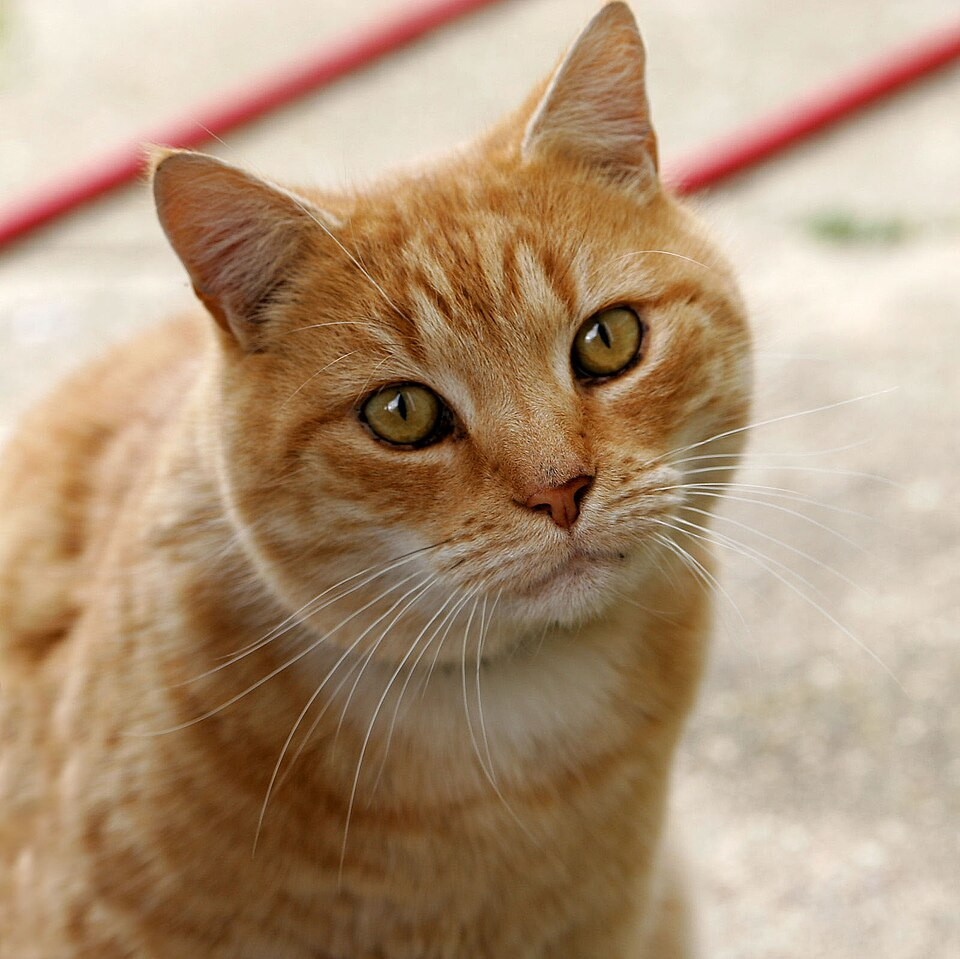
#> input picture ornek.jpg, 960 x 959 px
$ python 08_thresholding.py
#> lines starting #> are read from the running program, lines starting #| are printed output that depends on the picture; after the words box and inside, x2 and y2 are one past the last pixel; in counts of white or black regions, pixels touching at a corner belong together
import cv2  # OpenCV kütüphanesini içe aktar
import matplotlib.pyplot as plt  # Matplotlib kütüphanesini içe aktar

gray = cv2.cvtColor(cv2.imread("ornek.jpg"), cv2.COLOR_BGR2GRAY)  # Görüntüyü oku ve gri tonlamaya çevir
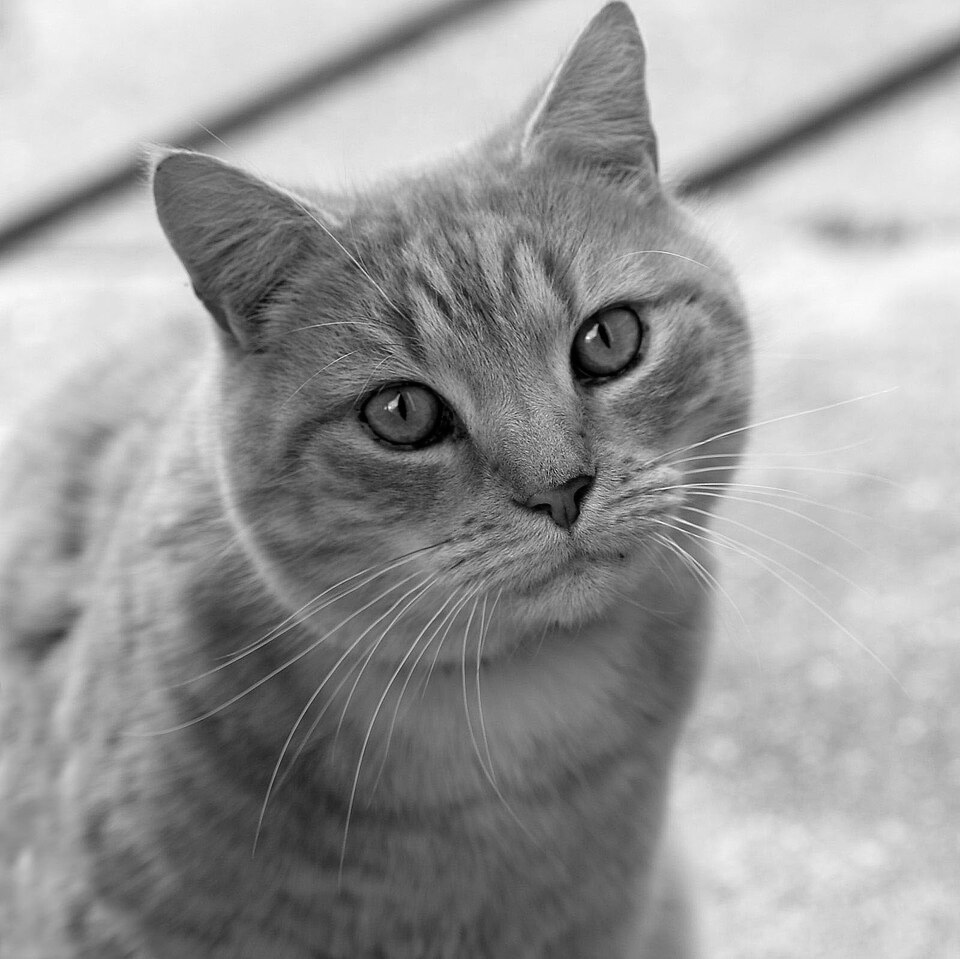
#> gray: shape (959, 960); min 0, max 254, mean 153.7

thresholds = [50, 100, 150, 200]  # Eşik değerleri listesi

plt.figure(figsize=(14, 6))  # 14x6 inç boyutunda figür oluştur

for i, t in enumerate(thresholds):  # Her eşik değeri için döngü
    _, th = cv2.threshold(gray, t, 255, cv2.THRESH_BINARY)  # Global eşikleme uygula
    plt.subplot(2, 5, i+1)  # Alt grafiğe geç
    plt.imshow(th, cmap="gray")  # Eşiklenmiş görüntüyü göster
    plt.title(f"Global\nthresh={t}")  # Başlık ekle
    plt.axis("off")  # Eksenleri gizle
#> this loop made 4 passes
#> pass 1, `_, th = cv2.threshold(gray, t, 255, cv2.THRESH_BINARY)`:
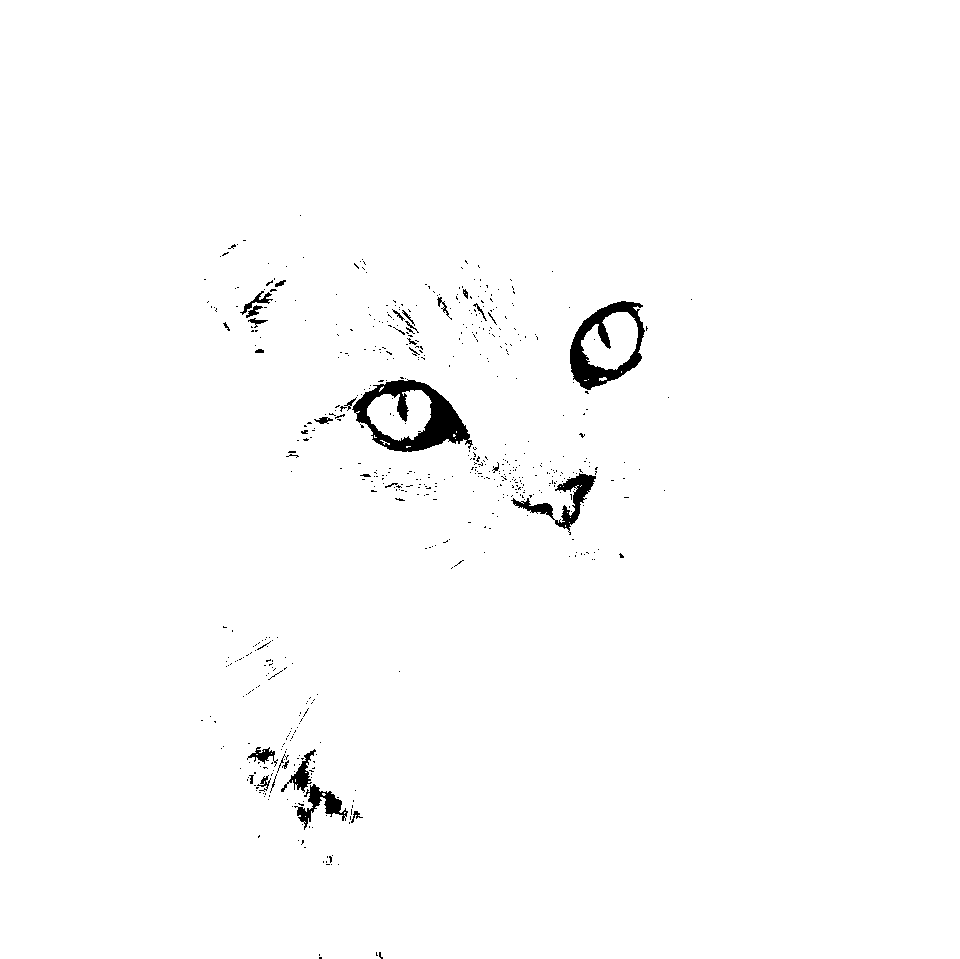
#> th: shape (959, 960); 98.8% white; 582 black regions (549 under 20 px), largest, box (x1, y1, x2, y2) and area: (352, 379, 473, 452) 3524, (570, 301, 645, 390) 2542, (511, 473, 596, 535) 1233

_, otsu = cv2.threshold(gray, 0, 255, cv2.THRESH_BINARY + cv2.THRESH_OTSU)  # Otsu otomatik eşikleme
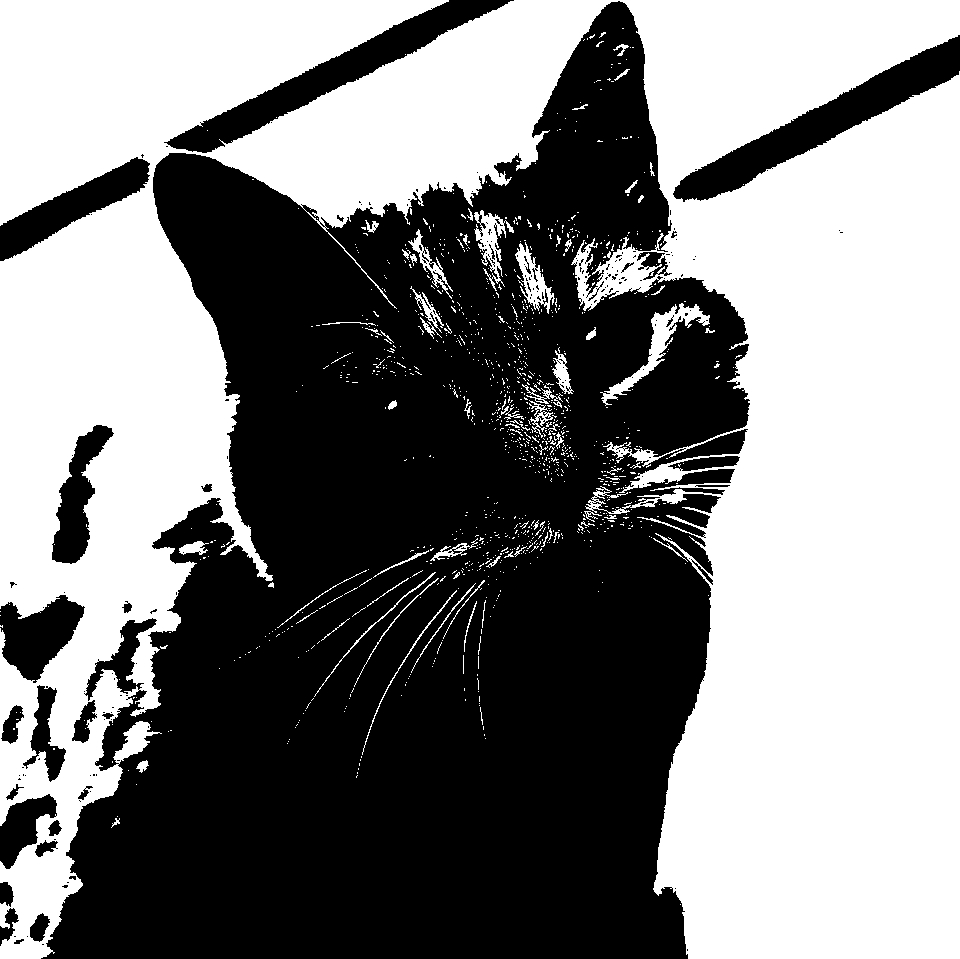
#> otsu: shape (959, 960); 50.4% white; 203 black regions (169 under 20 px), largest, box (x1, y1, x2, y2) and area: (41, 1, 750, 959) 414514, (673, 35, 960, 202) 10612, (164, 0, 514, 153) 9760
plt.subplot(2, 5, 5)  # 5. alt grafik
plt.imshow(otsu, cmap="gray")  # Otsu sonucunu göster
plt.title("Otsu\n(otomatik)")  # Başlık ekle
plt.axis("off")  # Eksenleri gizle

blocks = [5, 11, 21, 51]  # Adaptif eşikleme için blok boyutları
for i, b in enumerate(blocks):  # Her blok boyutu için döngü
    adapt = cv2.adaptiveThreshold(gray, 255, cv2.ADAPTIVE_THRESH_GAUSSIAN_C,  # Adaptif Gaussian eşikleme
                                   cv2.THRESH_BINARY, b, 2)  # Blok boyutu ve sabit değer
    plt.subplot(2, 5, i+6)  # Alt satır alt grafikleri
    plt.imshow(adapt, cmap="gray")  # Adaptif sonucu göster
    plt.title(f"Adaptive\nblock={b}")  # Başlık ekle
    plt.axis("off")  # Eksenleri gizle
#> this loop made 4 passes
#> pass 1, `adapt = cv2.adaptiveThreshold(gray, 255, cv2.ADAPTIVE_THRESH_GAUSSIAN_C,`:
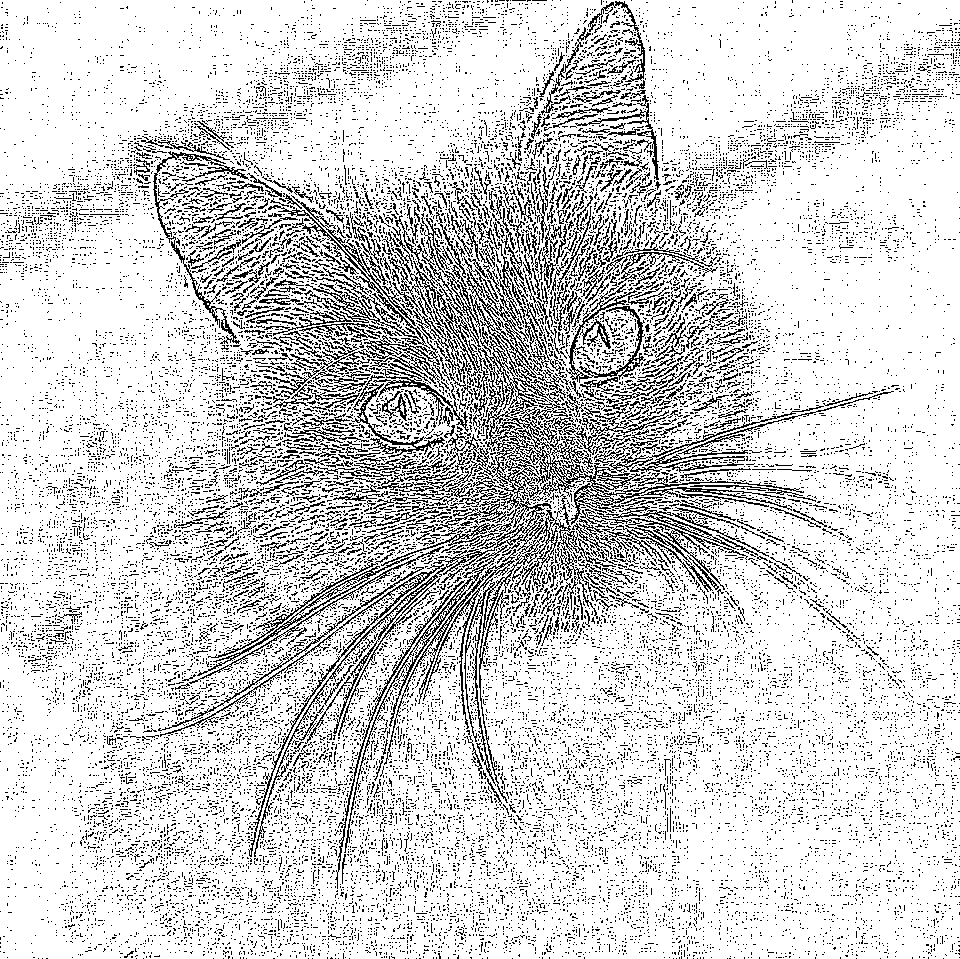
#> adapt: shape (959, 960); 83.2% white; black in thin lines or dots

plt.tight_layout()  # Alt grafikleri düzenle
plt.show()  # Tüm grafikleri göster
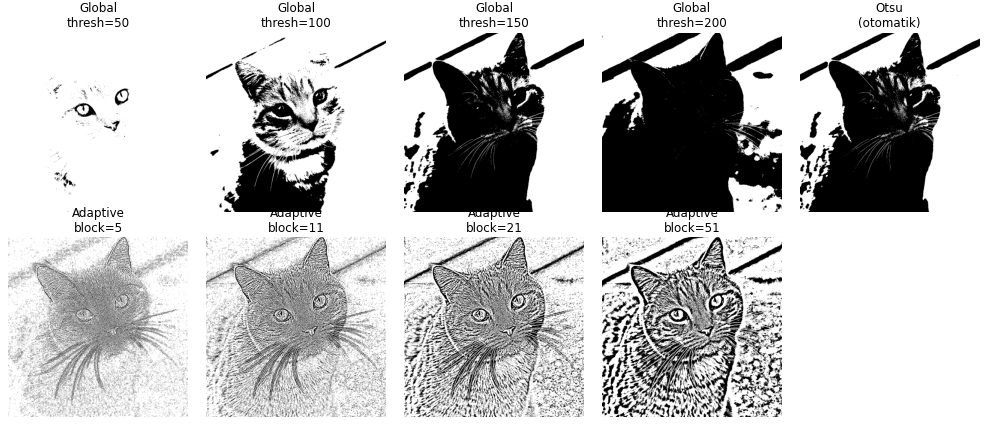
#> figure drawn by matplotlib, 9 panels

$ run again, with harita.png saved as ornek.jpg
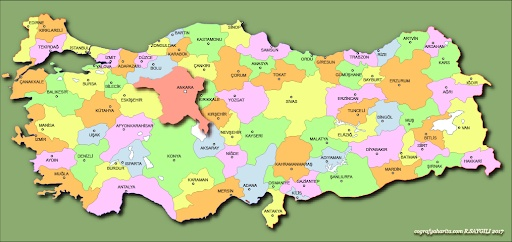
#> input picture harita.png, 512 x 242 px
#> the loop `for i, t in enumerate(thresholds):` made 4 passes
#> pass 1, `_, th = cv2.threshold(gray, t, 255, cv2.THRESH_BINARY)`:
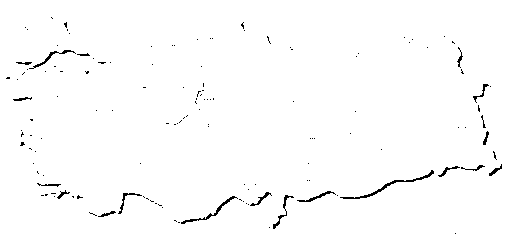
#> th: shape (242, 512); 98.7% white; black in thin lines or dots, all inside (x1, y1, x2, y2) = (6, 17, 502, 234)
#> otsu: shape (242, 512); 52.6% white; 442 black regions (370 under 20 px), largest, box (x1, y1, x2, y2) and area: (0, 0, 512, 242) 54341, (194, 79, 220, 138) 376, (159, 114, 200, 128) 198
#> the loop `for i, b in enumerate(blocks):` made 4 passes
#> pass 3, `adapt = cv2.adaptiveThreshold(gray, 255, cv2.ADAPTIVE_THRESH_GAUSSIAN_C,`:
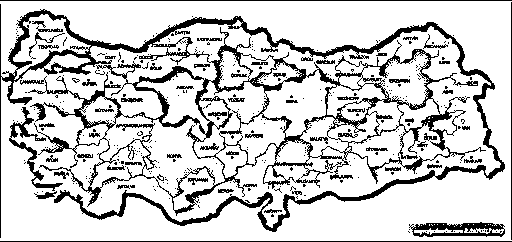
#> adapt: shape (242, 512); 80.3% white; 341 black regions (279 under 20 px), largest, box (x1, y1, x2, y2) and area: (0, 4, 505, 238) 18122, (409, 222, 505, 237) 829, (9, 107, 63, 191) 699
